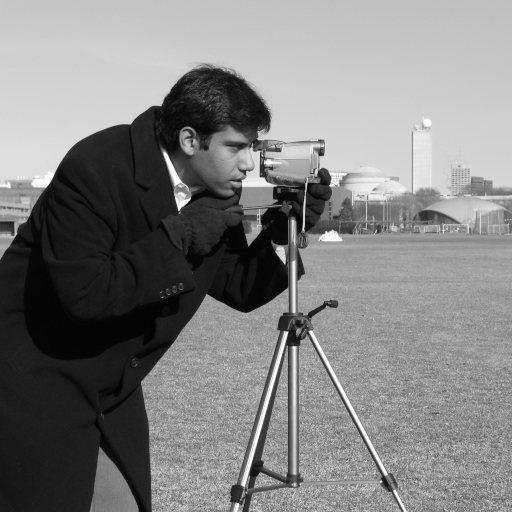
#> input picture skimage.data.camera(), 512 x 512 px
$ python ex1_5.py   (Python 2 division)
#> lines starting #> are read from the running program, lines starting #| are printed output that depends on the picture; after the words box and inside, x2 and y2 are one past the last pixel; in counts of white or black regions, pixels touching at a corner belong together
from PIL import Image
import numpy as np

from skimage.transform import (hough_line, hough_line_peaks,
                              probabilistic_hough_line)
from skimage.feature import canny
from skimage import data

import matplotlib.pyplot as plt
from scipy.ndimage import filters
import matplotlib.cm as cm

def hough_line_detection(path='../../data/empire.jpg'):

#> called with path = '../../data/empire.jpg'
    print "START"

    # image = array(Image.open(path).convert('L'))

    print "\n Cross Image"
    #Generating the cross image
    image = np.zeros((100, 100))
    idx = np.arange(25, 75)
    image[idx[::-1], idx] = 255
    image[idx, idx] = 255
    # image = np.array(Image.open(path).convert('L'))

    # Classic straight line Hough transform
    h, theta, d = hough_line(image)

    fig, axes = plt.subplots(1, 3, figsize=(15, 6))
    ax = axes.ravel()

    print "Original Image"
    ax[0].imshow(image, cmap=cm.gray)
    ax[0].set_title('Original Image')
    ax[0].set_axis_off()

    print "Hough Line Detection"
    ax[1].imshow(np.log(1 + h),
                 extent=[np.rad2deg(theta[-1]), np.rad2deg(theta[0]), d[-1], d[0]],
                 cmap=cm.gray, aspect=1/1.5)
    ax[1].set_title('Hough transform')
    ax[1].set_xlabel('Angles (degrees)')
    ax[1].set_ylabel('Distance (pixels)')
    ax[1].axis('image')

    print "Hough lines on the original image"
    ax[2].imshow(image, cmap=cm.gray)
    for _, angle, dist in zip(*hough_line_peaks(h, theta, d)):
        y0 = (dist - 0 * np.cos(angle)) / np.sin(angle)
        y1 = (dist - image.shape[1] * np.cos(angle)) / np.sin(angle)
        ax[2].plot((0, image.shape[1]), (y0, y1), '-r')
    ax[2].set_xlim((0, image.shape[1]))
    ax[2].set_ylim((0, image.shape[1]))
    ax[2].set_axis_off()
    ax[2].set_title('Detected Lines')

    plt.tight_layout()
    plt.show()
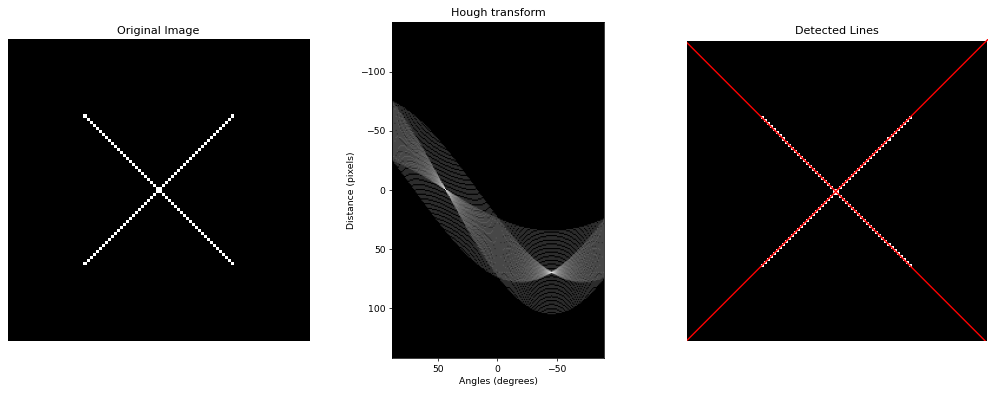
#> figure drawn by matplotlib, 3 panels

    # Line finding using the Probabilistic Hough Transform
    image = data.camera() #This is just used as an example picture
#> image is the input picture: shape (512, 512); min 0, max 255, mean 129.1
    # image = np.array(Image.open(path).convert('L'))
    edges = canny(image, 2, 1, 25)
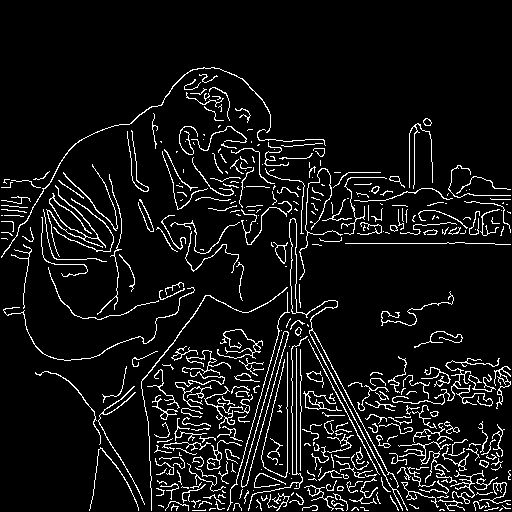
#> edges: shape (512, 512) bool; 7.6% white in thin lines or dots, all inside (x1, y1, x2, y2) = (1, 67, 511, 511)
    lines = probabilistic_hough_line(edges, threshold=10, line_length=5,
                                    line_gap=3)
#> lines = 1614 items
    # Generating figure 2
    fig, axes = plt.subplots(1, 3, figsize=(15, 5), sharex=True, sharey=True)
    ax = axes.ravel()

    print "\n Actual Image"

    print "Original Image"
    ax[0].imshow(image, cmap=cm.gray)
    ax[0].set_title('Input image')

    print "Determining Canny Edges"
    ax[1].imshow(edges, cmap=cm.gray)
    ax[1].set_title('Canny edges')

    print "Determining the Probabilistic Hough"
    ax[2].imshow(edges * 0)
    for line in lines:
        p0, p1 = line
        ax[2].plot((p0[0], p1[0]), (p0[1], p1[1]))
#> this loop made 1614 passes
#> (p0, p1) on passes 1 to 3: ((29, 215), (23, 211)), ((178, 248), (173, 243)), ((486, 510), (474, 501))
    ax[2].set_xlim((0, image.shape[1]))
    ax[2].set_ylim((image.shape[0], 0))
    ax[2].set_title('Probabilistic Hough')

    for a in ax:
        a.set_axis_off()

    print "Deterining Tight Layout"
    plt.tight_layout()

    print "Showing image"
    plt.show()
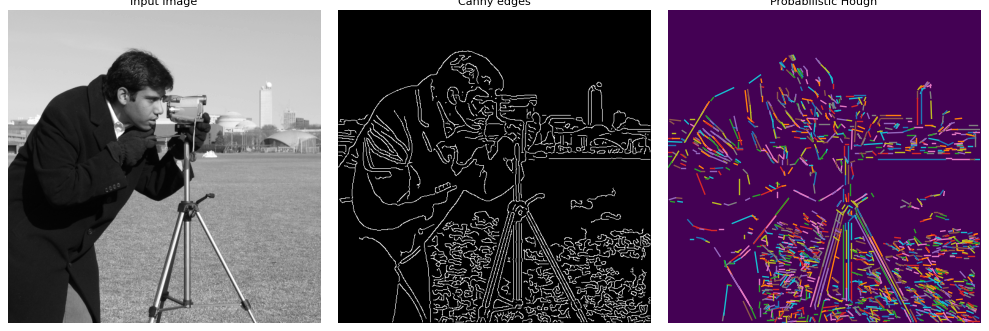
#> figure drawn by matplotlib, 3 panels

    print "END"

hough_line_detection()
